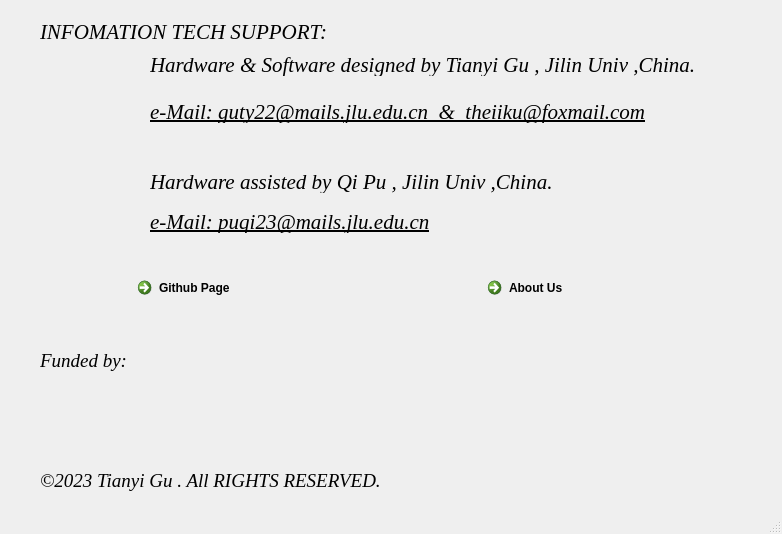
<?xml version="1.0" encoding="UTF-8"?>
<ui version="4.0">
 <class>ContactUs</class>
 <widget class="QMainWindow" name="ContactUs">
  <property name="geometry">
   <rect>
    <x>0</x>
    <y>0</y>
    <width>782</width>
    <height>534</height>
   </rect>
  </property>
  <property name="windowTitle">
   <string>Contact Us</string>
  </property>
  <widget class="QWidget" name="centralwidget">
   <widget class="QLabel" name="label_2">
    <property name="geometry">
     <rect>
      <x>20</x>
      <y>43</y>
      <width>371</width>
      <height>61</height>
     </rect>
    </property>
    <property name="text">
     <string/>
    </property>
    <property name="pixmap">
     <pixmap>:/newPrefix/C:/Users/qwer1/Pictures/logo_013.png</pixmap>
    </property>
    <property name="scaledContents">
     <bool>true</bool>
    </property>
    <property name="wordWrap">
     <bool>false</bool>
    </property>
    <property name="openExternalLinks">
     <bool>false</bool>
    </property>
   </widget>
   <widget class="QLabel" name="label_4">
    <property name="geometry">
     <rect>
      <x>40</x>
      <y>460</y>
      <width>701</width>
      <height>41</height>
     </rect>
    </property>
    <property name="font">
     <font>
      <family>Times New Roman</family>
      <pointsize>14</pointsize>
      <italic>true</italic>
     </font>
    </property>
    <property name="text">
     <string>©2023 Tianyi Gu . All RIGHTS RESERVED.</string>
    </property>
   </widget>
   <widget class="QLabel" name="label_5">
    <property name="geometry">
     <rect>
      <x>40</x>
      <y>340</y>
      <width>701</width>
      <height>41</height>
     </rect>
    </property>
    <property name="font">
     <font>
      <family>Times New Roman</family>
      <pointsize>14</pointsize>
      <italic>true</italic>
     </font>
    </property>
    <property name="text">
     <string>Funded by:</string>
    </property>
   </widget>
   <widget class="QLabel" name="label_6">
    <property name="geometry">
     <rect>
      <x>150</x>
      <y>53</y>
      <width>549</width>
      <height>23</height>
     </rect>
    </property>
    <property name="font">
     <font>
      <family>Times New Roman</family>
      <pointsize>16</pointsize>
      <italic>true</italic>
     </font>
    </property>
    <property name="text">
     <string>Hardware &amp; Software designed by Tianyi Gu , Jilin Univ ,China.</string>
    </property>
   </widget>
   <widget class="QCommandLinkButton" name="commandLinkGithub">
    <property name="geometry">
     <rect>
      <x>130</x>
      <y>270</y>
      <width>185</width>
      <height>41</height>
     </rect>
    </property>
    <property name="cursor">
     <cursorShape>PointingHandCursor</cursorShape>
    </property>
    <property name="text">
     <string>Github Page</string>
    </property>
   </widget>
   <widget class="QLabel" name="label_7">
    <property name="geometry">
     <rect>
      <x>150</x>
      <y>170</y>
      <width>404</width>
      <height>23</height>
     </rect>
    </property>
    <property name="font">
     <font>
      <family>Times New Roman</family>
      <pointsize>16</pointsize>
      <italic>true</italic>
     </font>
    </property>
    <property name="text">
     <string>Hardware assisted by Qi Pu , Jilin Univ ,China.</string>
    </property>
   </widget>
   <widget class="QLabel" name="label_9">
    <property name="geometry">
     <rect>
      <x>150</x>
      <y>210</y>
      <width>284</width>
      <height>23</height>
     </rect>
    </property>
    <property name="font">
     <font>
      <family>Times New Roman</family>
      <pointsize>16</pointsize>
      <italic>true</italic>
      <underline>true</underline>
     </font>
    </property>
    <property name="text">
     <string>e-Mail: puqi23@mails.jlu.edu.cn</string>
    </property>
   </widget>
   <widget class="QLabel" name="label_10">
    <property name="geometry">
     <rect>
      <x>150</x>
      <y>100</y>
      <width>500</width>
      <height>23</height>
     </rect>
    </property>
    <property name="font">
     <font>
      <family>Times New Roman</family>
      <pointsize>16</pointsize>
      <italic>true</italic>
      <underline>true</underline>
     </font>
    </property>
    <property name="text">
     <string>e-Mail: guty22@mails.jlu.edu.cn  &amp;  theiiku@foxmail.com</string>
    </property>
   </widget>
   <widget class="QCommandLinkButton" name="commandLinkButton">
    <property name="geometry">
     <rect>
      <x>480</x>
      <y>270</y>
      <width>185</width>
      <height>41</height>
     </rect>
    </property>
    <property name="text">
     <string>About Us</string>
    </property>
   </widget>
   <widget class="QLabel" name="label_13">
    <property name="geometry">
     <rect>
      <x>40</x>
      <y>53</y>
      <width>91</width>
      <height>81</height>
     </rect>
    </property>
    <property name="text">
     <string/>
    </property>
    <property name="pixmap">
     <pixmap resource="info.qrc">:/LABINFO/pic/man.jpg</pixmap>
    </property>
    <property name="scaledContents">
     <bool>true</bool>
    </property>
   </widget>
   <widget class="QLabel" name="label_14">
    <property name="geometry">
     <rect>
      <x>40</x>
      <y>160</y>
      <width>91</width>
      <height>81</height>
     </rect>
    </property>
    <property name="text">
     <string/>
    </property>
    <property name="pixmap">
     <pixmap resource="info.qrc">:/LABINFO/pic/woman.jpg</pixmap>
    </property>
    <property name="scaledContents">
     <bool>true</bool>
    </property>
   </widget>
   <widget class="QLabel" name="label_15">
    <property name="geometry">
     <rect>
      <x>40</x>
      <y>20</y>
      <width>404</width>
      <height>23</height>
     </rect>
    </property>
    <property name="font">
     <font>
      <family>Times New Roman</family>
      <pointsize>16</pointsize>
      <italic>true</italic>
     </font>
    </property>
    <property name="text">
     <string>INFOMATION TECH SUPPORT:</string>
    </property>
   </widget>
   <widget class="QLabel" name="label_3">
    <property name="geometry">
     <rect>
      <x>40</x>
      <y>250</y>
      <width>91</width>
      <height>91</height>
     </rect>
    </property>
    <property name="text">
     <string/>
    </property>
    <property name="pixmap">
     <pixmap resource="info.qrc">:/LABINFO/pic/github.jpg</pixmap>
    </property>
    <property name="scaledContents">
     <bool>true</bool>
    </property>
   </widget>
   <widget class="QLabel" name="label_8">
    <property name="geometry">
     <rect>
      <x>390</x>
      <y>260</y>
      <width>81</width>
      <height>71</height>
     </rect>
    </property>
    <property name="text">
     <string/>
    </property>
    <property name="pixmap">
     <pixmap resource="info.qrc">:/LABINFO/pic/letter.png</pixmap>
    </property>
    <property name="scaledContents">
     <bool>true</bool>
    </property>
   </widget>
   <widget class="QLabel" name="label_11">
    <property name="geometry">
     <rect>
      <x>380</x>
      <y>380</y>
      <width>371</width>
      <height>71</height>
     </rect>
    </property>
    <property name="text">
     <string/>
    </property>
    <property name="pixmap">
     <pixmap resource="info.qrc">:/LABINFO/pic/logo013.png</pixmap>
    </property>
    <property name="scaledContents">
     <bool>true</bool>
    </property>
   </widget>
   <widget class="QSplitter" name="splitter_2">
    <property name="geometry">
     <rect>
      <x>40</x>
      <y>380</y>
      <width>331</width>
      <height>61</height>
     </rect>
    </property>
    <property name="orientation">
     <enum>Qt::Horizontal</enum>
    </property>
    <widget class="QLabel" name="label">
     <property name="text">
      <string/>
     </property>
     <property name="pixmap">
      <pixmap resource="info.qrc">:/LABINFO/pic/lab.png</pixmap>
     </property>
     <property name="scaledContents">
      <bool>true</bool>
     </property>
    </widget>
   </widget>
  </widget>
  <widget class="QStatusBar" name="statusbar"/>
 </widget>
 <resources>
  <include location="info.qrc"/>
 </resources>
 <connections>
  <connection>
   <sender>commandLinkGithub</sender>
   <signal>clicked()</signal>
   <receiver>ContactUs</receiver>
   <slot>openGithub()</slot>
   <hints>
    <hint type="sourcelabel">
     <x>257</x>
     <y>272</y>
    </hint>
    <hint type="destinationlabel">
     <x>477</x>
     <y>246</y>
    </hint>
   </hints>
  </connection>
  <connection>
   <sender>commandLinkButton</sender>
   <signal>clicked()</signal>
   <receiver>ContactUs</receiver>
   <slot>openLabweb()</slot>
   <hints>
    <hint type="sourcelabel">
     <x>572</x>
     <y>282</y>
    </hint>
    <hint type="destinationlabel">
     <x>694</x>
     <y>293</y>
    </hint>
   </hints>
  </connection>
 </connections>
 <slots>
  <slot>openGithub()</slot>
  <slot>openLabweb()</slot>
 </slots>
</ui>
